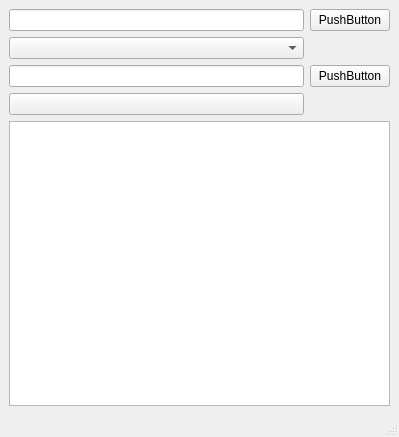
<?xml version="1.0" encoding="UTF-8"?>
<ui version="4.0">
 <class>MainWindow</class>
 <widget class="QMainWindow" name="MainWindow">
  <property name="geometry">
   <rect>
    <x>0</x>
    <y>0</y>
    <width>399</width>
    <height>437</height>
   </rect>
  </property>
  <property name="windowTitle">
   <string>MainWindow</string>
  </property>
  <widget class="QWidget" name="centralwidget">
   <layout class="QGridLayout" name="gridLayout_2">
    <item row="0" column="0">
     <widget class="QLineEdit" name="dateiPfad"/>
    </item>
    <item row="2" column="0">
     <widget class="QLineEdit" name="newColor"/>
    </item>
    <item row="0" column="1">
     <widget class="QPushButton" name="Search">
      <property name="text">
       <string>PushButton</string>
      </property>
     </widget>
    </item>
    <item row="2" column="1">
     <widget class="QPushButton" name="Change">
      <property name="text">
       <string>PushButton</string>
      </property>
     </widget>
    </item>
    <item row="1" column="0">
     <widget class="QComboBox" name="startColor"/>
    </item>
    <item row="3" column="0">
     <widget class="QPushButton" name="colorPicker">
      <property name="text">
       <string/>
      </property>
     </widget>
    </item>
    <item row="5" column="0" colspan="2">
     <widget class="QListWidget" name="listWidget"/>
    </item>
   </layout>
  </widget>
  <widget class="QMenuBar" name="menubar">
   <property name="geometry">
    <rect>
     <x>0</x>
     <y>0</y>
     <width>399</width>
     <height>21</height>
    </rect>
   </property>
  </widget>
  <widget class="QStatusBar" name="statusbar"/>
 </widget>
 <resources/>
 <connections/>
</ui>
